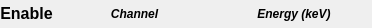
<?xml version="1.0" encoding="UTF-8"?>
<ui version="4.0">
 <class>Form</class>
 <widget class="QWidget" name="Form">
  <property name="geometry">
   <rect>
    <x>0</x>
    <y>0</y>
    <width>372</width>
    <height>28</height>
   </rect>
  </property>
  <property name="windowTitle">
   <string>Form</string>
  </property>
  <property name="styleSheet">
   <string notr="true"/>
  </property>
  <layout class="QHBoxLayout" name="horizontalLayout">
   <property name="spacing">
    <number>3</number>
   </property>
   <property name="margin">
    <number>0</number>
   </property>
   <item>
    <widget class="QFrame" name="frame_2">
     <property name="sizePolicy">
      <sizepolicy hsizetype="Preferred" vsizetype="Maximum">
       <horstretch>0</horstretch>
       <verstretch>0</verstretch>
      </sizepolicy>
     </property>
     <property name="minimumSize">
      <size>
       <width>0</width>
       <height>10</height>
      </size>
     </property>
     <property name="frameShape">
      <enum>QFrame::NoFrame</enum>
     </property>
     <property name="frameShadow">
      <enum>QFrame::Raised</enum>
     </property>
     <layout class="QGridLayout" name="gridLayout_3">
      <property name="margin">
       <number>0</number>
      </property>
      <property name="spacing">
       <number>3</number>
      </property>
      <item row="1" column="0">
       <widget class="QLabel" name="label">
        <property name="sizePolicy">
         <sizepolicy hsizetype="Maximum" vsizetype="Preferred">
          <horstretch>0</horstretch>
          <verstretch>0</verstretch>
         </sizepolicy>
        </property>
        <property name="font">
         <font>
          <pointsize>12</pointsize>
          <weight>75</weight>
          <bold>true</bold>
         </font>
        </property>
        <property name="text">
         <string>Enable</string>
        </property>
        <property name="alignment">
         <set>Qt::AlignCenter</set>
        </property>
       </widget>
      </item>
      <item row="1" column="1">
       <widget class="QLabel" name="label_2">
        <property name="font">
         <font>
          <weight>75</weight>
          <italic>true</italic>
          <bold>true</bold>
         </font>
        </property>
        <property name="text">
         <string>Channel</string>
        </property>
        <property name="alignment">
         <set>Qt::AlignCenter</set>
        </property>
       </widget>
      </item>
      <item row="1" column="2">
       <widget class="QLabel" name="label_3">
        <property name="font">
         <font>
          <weight>75</weight>
          <italic>true</italic>
          <bold>true</bold>
         </font>
        </property>
        <property name="text">
         <string>Energy (keV)</string>
        </property>
        <property name="alignment">
         <set>Qt::AlignCenter</set>
        </property>
       </widget>
      </item>
     </layout>
    </widget>
   </item>
  </layout>
 </widget>
 <resources>
  <include location="res.qrc"/>
 </resources>
 <connections/>
 <slots>
  <slot>delete()</slot>
  <slot>regionChanged()</slot>
  <slot>viewData()</slot>
  <slot>onFinish()</slot>
  <slot>toggled()</slot>
 </slots>
</ui>
